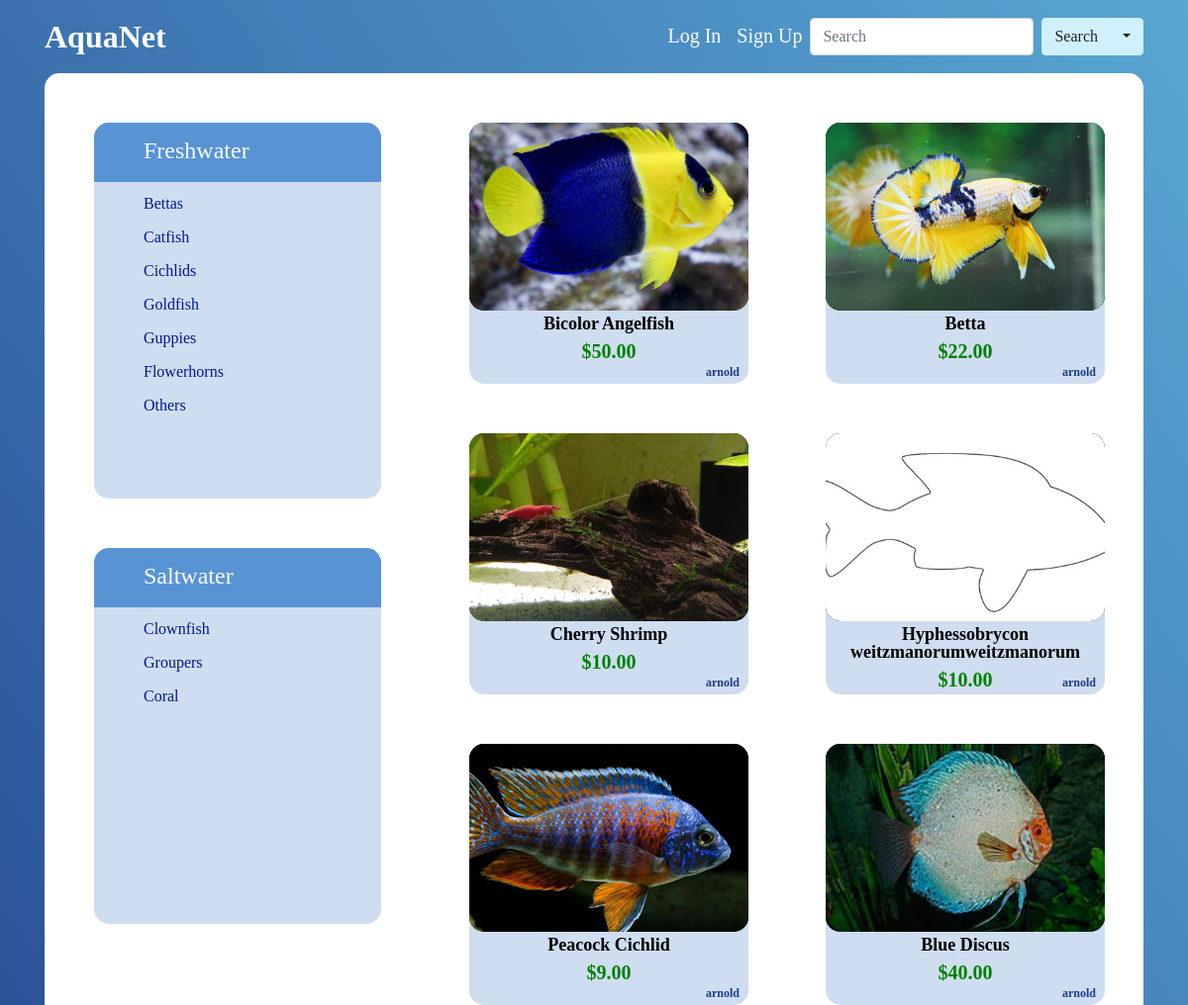
The app's page / (upper part), older data.
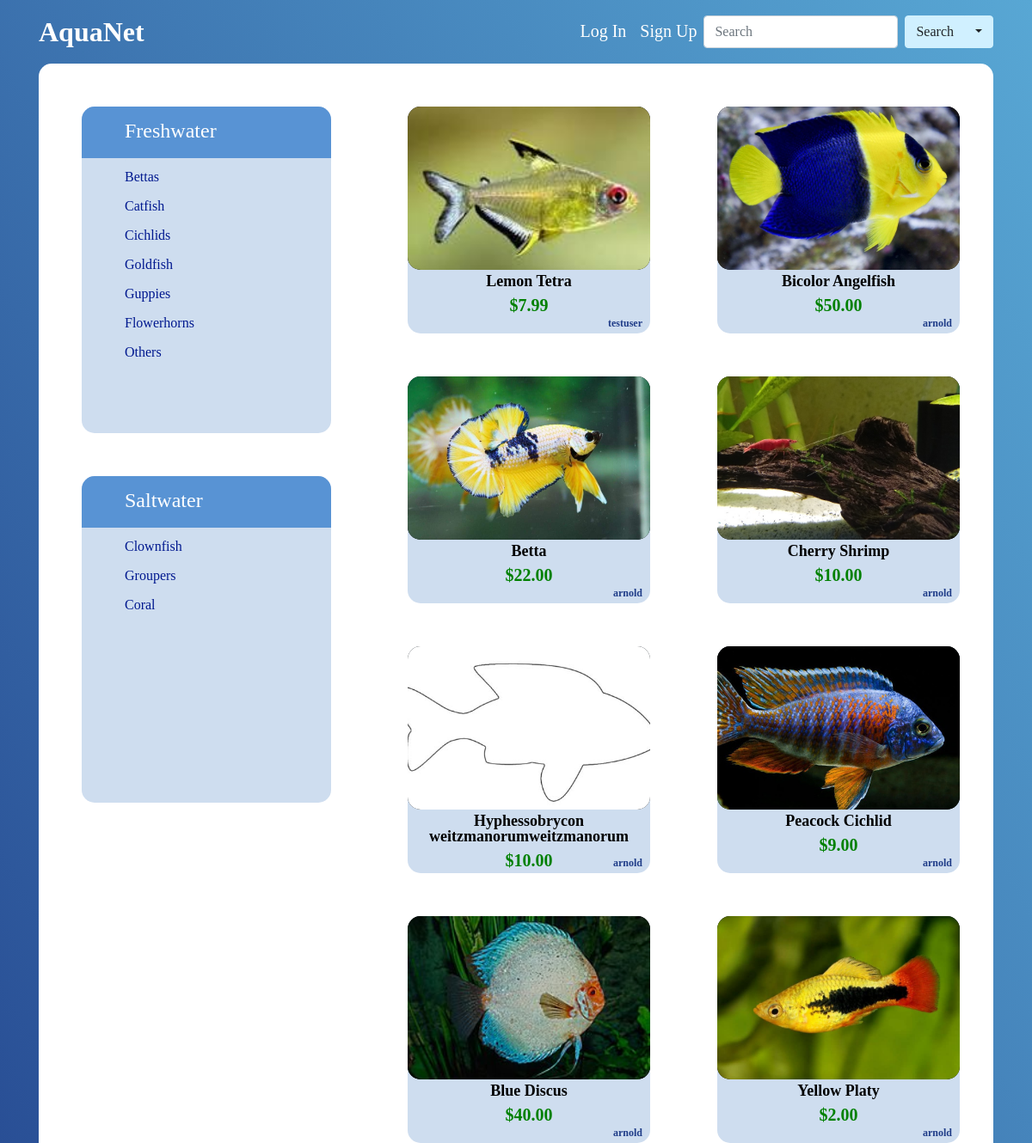
The same page, newer data.
### speciesprofile/models.py (models this page shows, shortened)
class Profile(models.Model):
    common_name = models.CharField(max_length=200, blank=True)
    species = models.CharField(max_length=200)
    max_size = models.FloatField()
    water_type = models.CharField(max_length=50)
    for_sale = models.BooleanField(default=False)
    price = models.FloatField(null=True, blank=True, default=None)
    description = models.TextField(blank=True)
    publish_date = models.DateTimeField(default=timezone.now)
    author = models.ForeignKey(User, on_delete=models.CASCADE)
    thumbnail = models.ImageField(upload_to='species-images', blank=True, default=None)
    thumbnail_aspect_ratio = models.FloatField(null=True, blank=True, default=None)

### speciesprofile/views.py (the view)
# urls.py: path('', views.IndexView.as_view(), name='index'),
class IndexView(ListView):
    template_name = 'speciesprofile/index.html'
    context_object_name = 'species_list'
    def get_queryset(self):
        return Profile.objects.order_by('-publish_date')[:12]

### speciesprofile/templates/speciesprofile/index.html
{% extends 'speciesprofile/base.html'%}
{% block content %}
<div class="card">
    <div class="d-flex justify-content-start">
        <div class="d-flex flex-column">
            <div class="card blue-card">
                <div class="list-header">
                    <div class="ml-50px mt-10px">Freshwater</div>
                </div>
                <div>
                    <ul class="list-group ml-50px">
                        <li class="list-group-item d-flex justify-content-between align-items-center">
                            <a href="">Bettas</a>
                        </li>
                        <li class="list-group-item d-flex justify-content-between align-items-center">
                            <a href="">Catfish</a>
                        </li>
                        <li class="list-group-item d-flex justify-content-between align-items-center">
                            <a href="">Cichlids</a>
                        </li>
                        <li class="list-group-item d-flex justify-content-between align-items-center">
                            <a href="">Goldfish</a>
                        </li>
                        <li class="list-group-item d-flex justify-content-between align-items-center">
                            <a href="">Guppies</a>
                        </li>
                        <li class="list-group-item d-flex justify-content-between align-items-center">
                            <a href="">Flowerhorns</a>
                        </li>
                        <li class="list-group-item d-flex justify-content-between align-items-center">
                            <a href="">Others</a>
                        </li>
                    </ul>
                </div>
            </div>
            <div class="card salt-card">
                <div class="list-header">
                    <div class="ml-50px mt-10px">Saltwater</div>
                </div>
                <div>
                    <ul class="list-group ml-50px">
                      <li class="list-group-item d-flex justify-content-between align-items-center">
                          <a href="">Clownfish</a>
                      </li>
                      <li class="list-group-item d-flex justify-content-between align-items-center">
                          <a href="">Groupers</a>
                      </li>
                      <li class="list-group-item d-flex justify-content-between align-items-center">
                        <a href="">Coral</a>
                      </li>
                    </ul>
                </div>
            </div>
        </div>
        <div class="mt-50px w-100">
           {% if species_list %}
                <div class="posts-list d-flex justify-content-around">
                    {% for species in species_list %}
                        <div class="species-prev">
                            <a href="{% url 'speciesprofile:detail' species.id %}">
                                <div class="img-container">
                                    {% if species.thumbnail %}
                                        {% if species.thumbnail_aspect_ratio < 0.75 %}
                                            <img src="{{ species.thumbnail.url }}" height="190">
                                        {% elif species.thumbnail_aspect_ratio > 2.3 %}
                                            <img src="{{ species.thumbnail.url }}" width="282">
                                        {% else %}
                                            <img src="{{ species.thumbnail.url }}" height="190" width="282">
                                        {% endif %}
                                    {% else %}
                                        <img src="/media/species-images/default.jpg" width="282" height="190">
                                    {% endif %}
                                </div>
                            </a>
                            {% if species.common_name %}
                            <div class="name-div pt-1">{{species.common_name}}</div>
                            {% else %}
                            <div class="name-div pt-1">{{species.species}}</div>
                            {% endif %}
                            {% if species.price %}
                            <div class="price-div pt-1">${{species.price|floatformat:2}}</div>
                            {% endif %}
                            <div class="author-link">
                                <a href="{% url 'users:profile' species.author %}">{{species.author}}</a>
                            </div>
                        </div>
                    {% endfor %}
                </div>
            {% endif %}
        </div>
    </div>
</div>
{% endblock %}

### speciesprofile/templates/speciesprofile/base.html (shortened to what this page needs)
<!DOCTYPE html>
{% load static %}
<html lang="en">
    <head>
        <link rel="stylesheet" href="{% static 'speciesprofile/style.css' %}">
    </head>
    <body>
        <div class="container mb-50px">
            <nav class="navbar navbar-dark navbar-expand-lg pl-0 pr-0">
                <a class="navbar-brand" href="{% url 'speciesprofile:index' %}">AquaNet</a>
                <div class="collapse navbar-collapse" id="navbarColor01">
                    <ul class="navbar-nav ml-auto">
                        {% if user.is_authenticated %}
                            <li class="nav-item">
                                <a class="nav-link" href="{% url 'users:profile' user.username %}">My Profile</a>
                            </li>
                            <li class="nav-item">
                                <a class="nav-link" href="{% url 'admin:index' %}">Admin</a>
                            </li>
                            <li class="nav-item">
                                <a class="nav-link" href="{% url 'users:logout' %}">Log Out</a>
                            </li>
                        {% else %}
                            <li class="nav-item">
                                <a class="nav-link" href="{% url 'users:login' %}">Log In</a>
                            </li>
                            <li class="nav-item">
                                <a class="nav-link" href="{% url 'users:register' %}">Sign Up</a>
                            </li>
                        {% endif %}
                    </ul>
                    <form class="form-inline my-2 my-lg-0" method="POST" action="{% url 'speciesprofile:name-search' %}">
                        <input class="form-control mr-sm-2" type="text" name="SearchSpecies" id="SearchSpecies" placeholder="Search">
                        <div class="btn-group" role="group" aria-label="Button group with nested dropdown">
                            <button class="btn btn-secondary my-2 my-sm-0" id="searchButton" type="submit">Search</button>
                            <div class="btn-group" role="group">
                                <button id="btnGroupDrop1" type="button" class="btn btn-secondary dropdown-toggle"
                                        data-toggle="dropdown" aria-haspopup="true" aria-expanded="false"></button>
                            </div>
                        </div>
                    </form>
                </div>
            </nav>
            {% block content %}
            {% endblock %}
        </div>
    </body>
</html>

Row changes from the older to the newer data that the page shows:
added Profile: thumbnail (picture), common_name "Lemon Tetra", price "7.99", author "testuser"
now on this page (row unchanged): Profile: thumbnail (picture), common_name "Yellow Platy", price "2.00", author "arnold"
